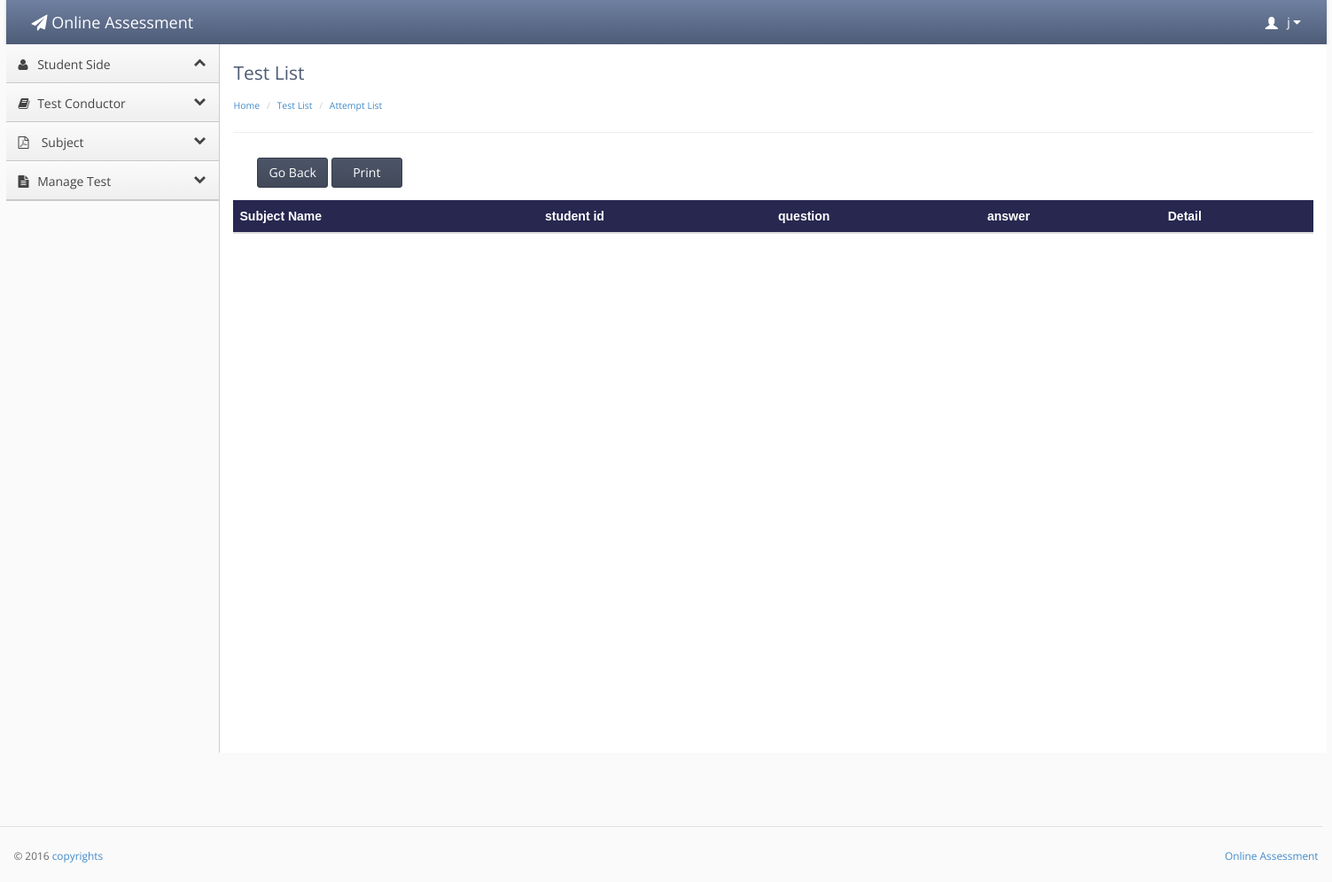
Page /student_attempt_list.php?id=1 (signed in) on the earlier database version.
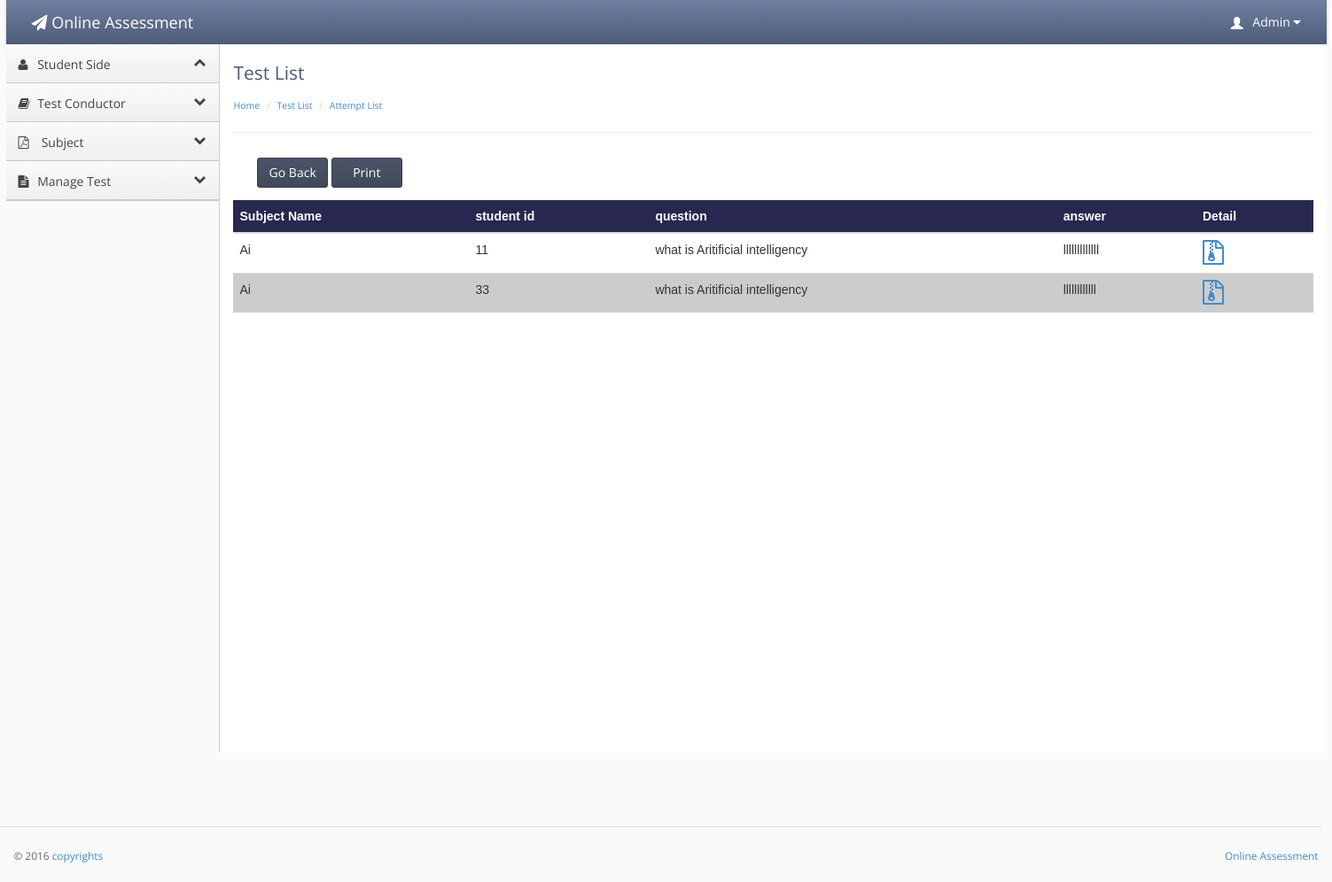
Same page on the later database version.
### tables this page shows
CREATE TABLE IF NOT EXISTS `teacher_conductor` (
`teacher_id` int(20) NOT NULL,
  `user` varchar(20) NOT NULL,
  `f_name` varchar(20) NOT NULL,
  `l_name` varchar(30) NOT NULL,
  `password` varchar(20) NOT NULL,
  `email` varchar(40) NOT NULL,
  `contact` int(17) NOT NULL,
  `address` varchar(40) NOT NULL,
  `city` varchar(20) NOT NULL,
  `code` int(10) NOT NULL,
  `subject_id` int(20) unsigned DEFAULT NULL,
  `account` enum('Admin','teacher') NOT NULL DEFAULT 'teacher'
);

CREATE TABLE IF NOT EXISTS `student_question` (
  `student_id` int(10) NOT NULL,
  `question_id` int(10) NOT NULL,
  `t_code` int(10) NOT NULL,
  `s_answer` varchar(5000) NOT NULL,
  `answer` enum('answered','unanswered','review') NOT NULL DEFAULT 'answered'
);

CREATE TABLE IF NOT EXISTS `subject` (
`subject_id` int(10) unsigned NOT NULL,
  `name` varchar(100) NOT NULL,
  `description` varchar(100) NOT NULL
);

CREATE TABLE IF NOT EXISTS `student` (
`student_id` int(20) NOT NULL,
  `user` varchar(20) NOT NULL,
  `f_name` varchar(20) NOT NULL,
  `l_name` varchar(20) NOT NULL,
  `password` varchar(20) NOT NULL,
  `email` varchar(30) NOT NULL,
  `contact` int(20) NOT NULL,
  `address` varchar(50) NOT NULL,
  `city` varchar(20) NOT NULL,
  `code` int(20) NOT NULL,
  `image` varchar(1000) DEFAULT NULL
);

CREATE TABLE IF NOT EXISTS `question` (
`question_id` int(10) NOT NULL,
  `question` varchar(1000) NOT NULL,
  `answer` varchar(500) NOT NULL,
  `marks` int(10) NOT NULL,
  `t_code` int(10) unsigned NOT NULL
);

### student_attempt_list.php (the view, shortened to what this page needs)
<?php
if(!isset($_SESSION['username']))
{
header('location:main_user.php');
}
else {
?><!doctype html>
<html lang="en"><head>
    <link rel="stylesheet" type="text/css" href="lib/bootstrap/css/bootstrap.css">
    <link rel="stylesheet" href="lib/font-awesome/css/font-awesome.css">
    <link rel="stylesheet" type="text/css" href="stylesheets/theme.css">
    <link rel="stylesheet" type="text/css" href="stylesheets/premium.css">
</head>
<body class=" theme-blue">
<div style="width:100%; height:auto;">
<div style="width:1490px; margin-left:auto; margin-right:auto; ">
    <div class="navbar navbar-default" role="navigation">
        <div class="navbar-header">
          <a class="" href="index.html"><span class="navbar-brand"><span class="fa fa-paper-plane"></span> Online Assessment</span></a></div>
           <?php
  if(isset($_SESSION['username']))
  {
  $id =$_SESSION['username'];
 $result = mysql_query("select * from teacher_conductor
WHERE teacher_conductor.user = '$id'");
while($row = mysql_fetch_array($result))
{
?>
        <div class="navbar-collapse collapse" style="height: 1px;">
          <ul id="main-menu" class="nav navbar-nav navbar-right">
            <li class="dropdown hidden-xs">
                <a href="#" class="dropdown-toggle" data-toggle="dropdown">
                    <span class="glyphicon glyphicon-user padding-right-small" style="position:relative;top: 3px;"></span>
                     <?php echo $row['f_name'];?>
                    <i class="fa fa-caret-down"></i>
                </a>
            </li>
          </ul>
        </div>
      </div>
    </div></div>
<?php }}?>
<div style="width:100%; height:auto;">
<div style="width:1490px; margin-left:auto; margin-right:auto; "><strong></strong>
  <div class="sidebar-nav">
    <ul>
    <li><a href="#" data-target=".dashboard-menu" class="nav-header" data-toggle="collapse"><i class="fa fa-fw fa-user"></i> Student Side<i class="fa fa-collapse"></i></a></li>
<a href="#" data-target=".premium-menu" class="nav-header collapsed" data-toggle="collapse"><i class="fa fa-fw fa-book"></i> Test Conductor<i class="fa fa-collapse"></i></a></li>
        <li><a href="#" data-target=".accounts-menu" class="nav-header collapsed" data-toggle="collapse"><i class="fa fa-file-pdf-o "></i> Subject   <i class="fa fa-collapse"></i></a></li>
        <li><a href="#" data-target=".legal-menu" class="nav-header collapsed" data-toggle="collapse"><i class="fa fa-fw fa-file-text"></i> Manage Test<i class="fa fa-collapse"></i></a></li>
        <li><ul class="legal-menu nav nav-list collapse in ">
    </ul></li>
            </ul>
    </div>
    <div class="content">
        <div class="header">
            <h1 class="page-title">Test List</h1>
                    <ul class="breadcrumb">
           <li><a href="index.php">Home</a> </li>
           <li><a href="test_list.php">Test List</a> </li>
           <li><a href="">Attempt List</a> </li>
        </ul>
        </div>
         <div id="no_print">
                       <center>
                            <button type="submit"  class="btn btn-primary btn_submit" onClick="window.history.back(-1) " style="width:80px; margin-left:-1000px;">Go Back</button>
                      		<button type="submit" class="btn btn-primary btn_submit hidden-xs" onClick="window.print() " style="width:80px;">Print</button>
                       </center>
                      </div>
        <div class="main-content">
<table class="table">
  <thead>
     <tr style="background-color:#272750; color:#FFFFFF;">
    <th>Subject Name </th>
    <th>student id </th>
       <th>question  </th>
        <th>answer </th>
          <th>Detail</th>
          </tr>
  </thead>
  <tbody>
    <tr>
  <?php
if(isset($_GET['id'])){
$id = $_GET['id'];
$result = mysql_query("SELECT student_question.*,student.*,test.*,subject.*,question.* FROM  student_question
INNER JOIN student ON student_question.student_id=student.student_id
INNER JOIN test ON test.t_code = student_question.t_code
INNER JOIN subject ON test.subject_id = subject.subject_id
INNER JOIN question ON question.question_id=student_question.question_id
  where  student_question.t_code = '$id' ");
while($row = mysql_fetch_array($result))
{
?>
   <td><?php echo $row['name'];?></td>
          <td><?php echo $row['code'];?></td>
           <td><?php echo $row['question'];?></td>
            <td><?php echo $row['s_answer'];?></td>
      <td>
                <a href="student_report1.php?id=<?php echo $row['t_code']; ?>&s_id=<?php echo $row['student_id']; ?>"><i class="fa fa-file-zip-o fa-2x"></a></td>
    </tr>
   <?php }} ?>
  </tbody>
</table>
 </div>
  </div>
            <footer>
                <hr style="width:1500px">
                <p class="pull-right"><a href="" target=""> Online Assessment</a></p>
                <p>© 2016 <a href="" target="">copyrights</a></p>
            </footer>
</div></div>
</body></html>
<?php } ?>

Differences in the rows shown:
changed teacher_conductor: f_name "j" → "Admin"
added student_question: subject.name "Ai", student.code "11", question.question "what is Aritificial intelligency", s_answer "lllllllllllll"
added student_question: subject.name "Ai", student.code "33", question.question "what is Aritificial intelligency", s_answer "llllllllllll"
